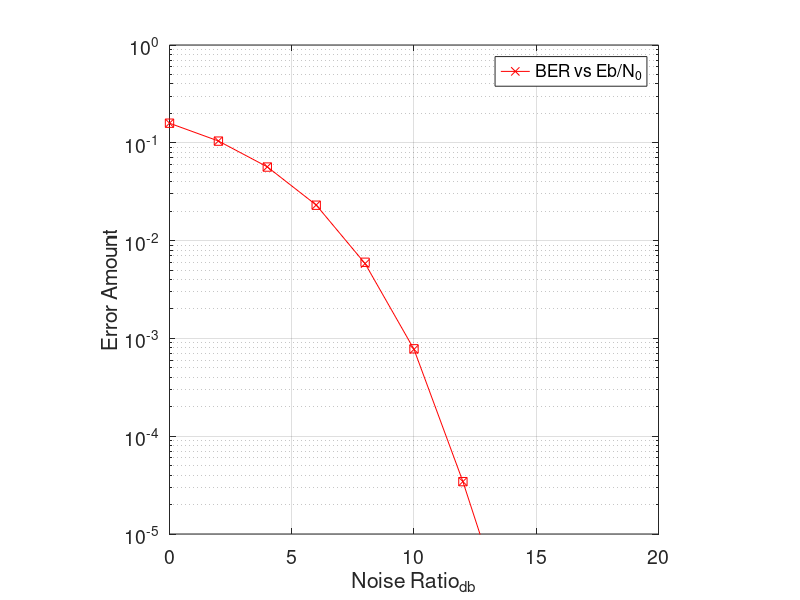

This figure's MATLAB source:
clear all
warning off
%%%%%%% INITIALIZATION %%%%%%%%%%%%%%%%%
Infty=50;
nBitsPerFrame=2000;
max_nFrame =2000;
fErrLim=100;
snr_db=0:2:20;
Eb_n0=zeros(size(snr_db));  %Initializing Eb/N0
%%%%% SYMBOL CONSTELLATION %%%%%%%%%
tb2=[0;1];
nBitPerSym=1;
M=2^nBitPerSym;
symbolBook=[1 1j];
bitBook=tb2;
%%%%%%%%%%%%%%ERROR MATRICES%%%%%%%%%%%%%%%%%%%%
nSymPerFrame=nBitsPerFrame/nBitPerSym;
errbits=zeros(length(snr_db), 1);
nFrames=zeros(length(snr_db), 1);
fErrs=errbits;
errsyms=zeros(length(snr_db), 1);
%%%%%%%%%%%%%%%%%%%%%%%%%%%%%%%%%%%%%%%%%%%%%%%
for nEN = 1:length(snr_db) % SNR POINTS
    snr_p=snr_db(nEN);
    en = 10^(snr_p/10); % convert SNR from unit db to normal numbers
    Eb_n0(nEN)= 10*log10(en/nBitPerSym); % Calculating Eb/N0 in unit db
    sigma = 1/sqrt(en); % standard deviation of AWGN noise
    nframe = 0;
    while (nframe<max_nFrame) && (fErrs(nEN)<fErrLim)
        errbit_count=0;
        nframe = nframe + 1;
        info_bits=round(rand(1,nBitsPerFrame));
        info_matrix=reshape(info_bits, nBitPerSym, nSymPerFrame);
        sym_vec=ones(1,nSymPerFrame);
        for v=1:nBitPerSym
            sym_vec=sym_vec+info_matrix(v,:).*2^(nBitPerSym-v);
        end
        sym_seq=symbolBook(sym_vec);
        %%%%%%%%%%%%%CHANNEL %%%%%%%%%%%%%%%%%%%%%
        noise=1/sqrt(2)*[randn(1, nSymPerFrame) + 1j*randn(1,nSymPerFrame)];
        det_seq=zeros(1,nBitsPerFrame);
        rec_sig=sym_seq+sigma*noise;
        %%%%DETECTOR %%%%%%%%%%%%
        CODE_SYMBOLS=repmat(transpose(symbolBook),1,nSymPerFrame);
        REC_SIG=repmat(rec_sig,length(symbolBook),1);
        distance_mat=abs(CODE_SYMBOLS-REC_SIG);
        [~, det_sym_ind]=min(distance_mat,[],1);        
        detected_bits=[bitBook(det_sym_ind, :)]';      
        
        err_ind= sym_vec-det_sym_ind;
        errsym=sum(err_ind~=0);
        errsyms(nEN)=errsyms(nEN)+errsym;
        
        errbit = sum(sum(abs(info_matrix-detected_bits)));
        errbits(nEN)=errbits(nEN)+errbit;
        errbit_count=errbit_count+errbit;
        if errbit_count~=0
            fErrs(nEN)=fErrs(nEN)+1;
        end
    end % End of while loop
    nFrames(nEN)=nframe;
    
end %end for (SNR points)

BER_BFSK=errbits./nFrames/nBitsPerFrame;
save BFSK.mat BER_BFSK

theorerr=qfunc(sqrt(10.^(snr_db/10) ) );

figure
semilogy(Eb_n0, BER_BFSK ,'-x','Color','r');
hold on
semilogy(Eb_n0, theorerr,'s','Color','r');
hold off
xlabel("Noise Ratio_d_b");
ylabel("Error Amount");
legend('BER vs Eb/N_0'); 
axis square
grid on
set(gca,'FontSize',14);
ylim([0.00001 1]);
